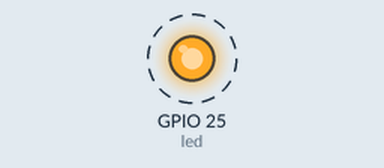
This sketch was run on a simulated Seeed XIAO ESP32-C3. Parts: output pins drawn as LEDs (lit = HIGH). Dashed ring = blinking.

Above: at 0.5 s.
Timing chart, 0 to 3.0 s (numbered marks = the images above):
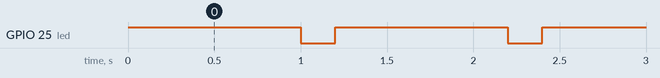

Measured:
- by itself, GPIO 25 (led): alternates HIGH for 1.0 s and LOW for 0.20 s

The sketch:

blink.ino
```cpp
// define led according to pin diagram
//
// https://wiki.seeedstudio.com/XIAO_ESP32C3_Getting_Started/
int led = 25;

void setup() {
  pinMode(led, OUTPUT);
}

void loop() {
  digitalWrite(led, HIGH);   // turn the LED on
  delay(1000);               // wait for a second
  digitalWrite(led, LOW);    // turn the LED off
  delay(200);               // wait for a second
}
```
